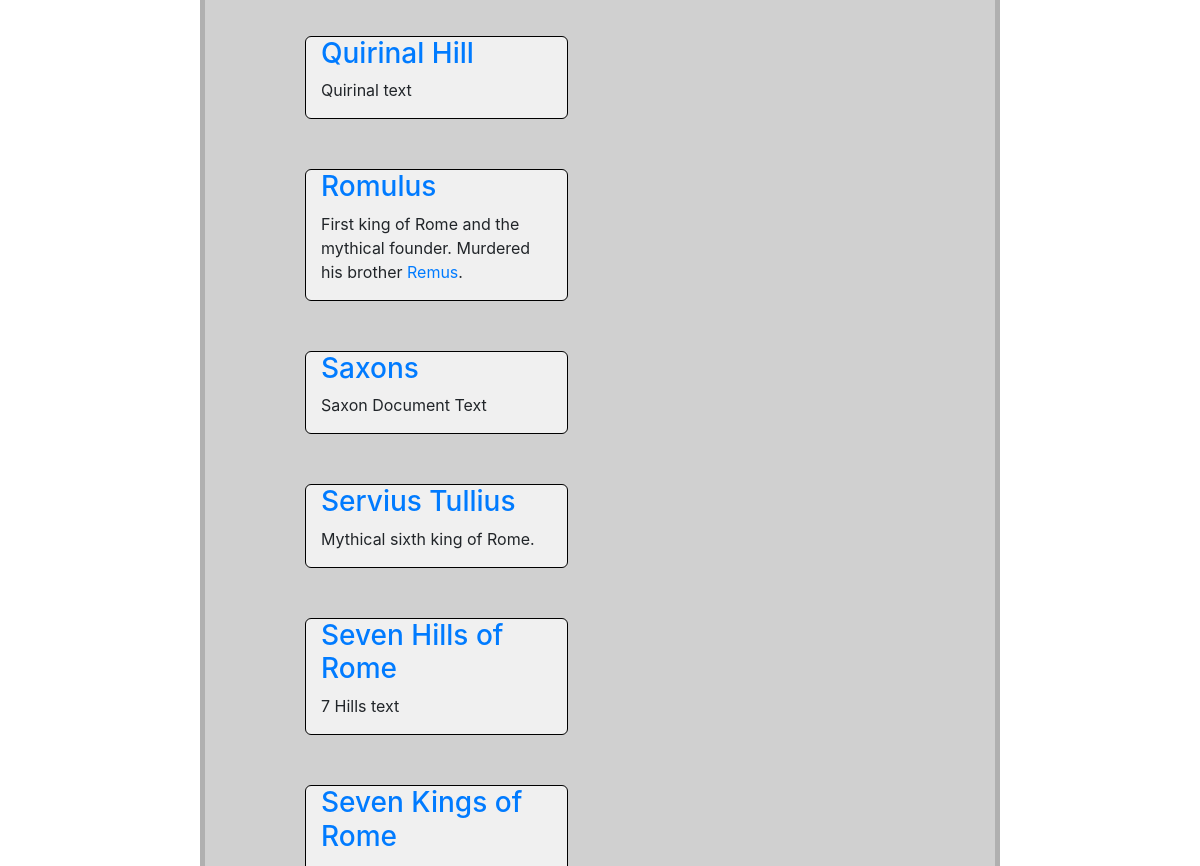
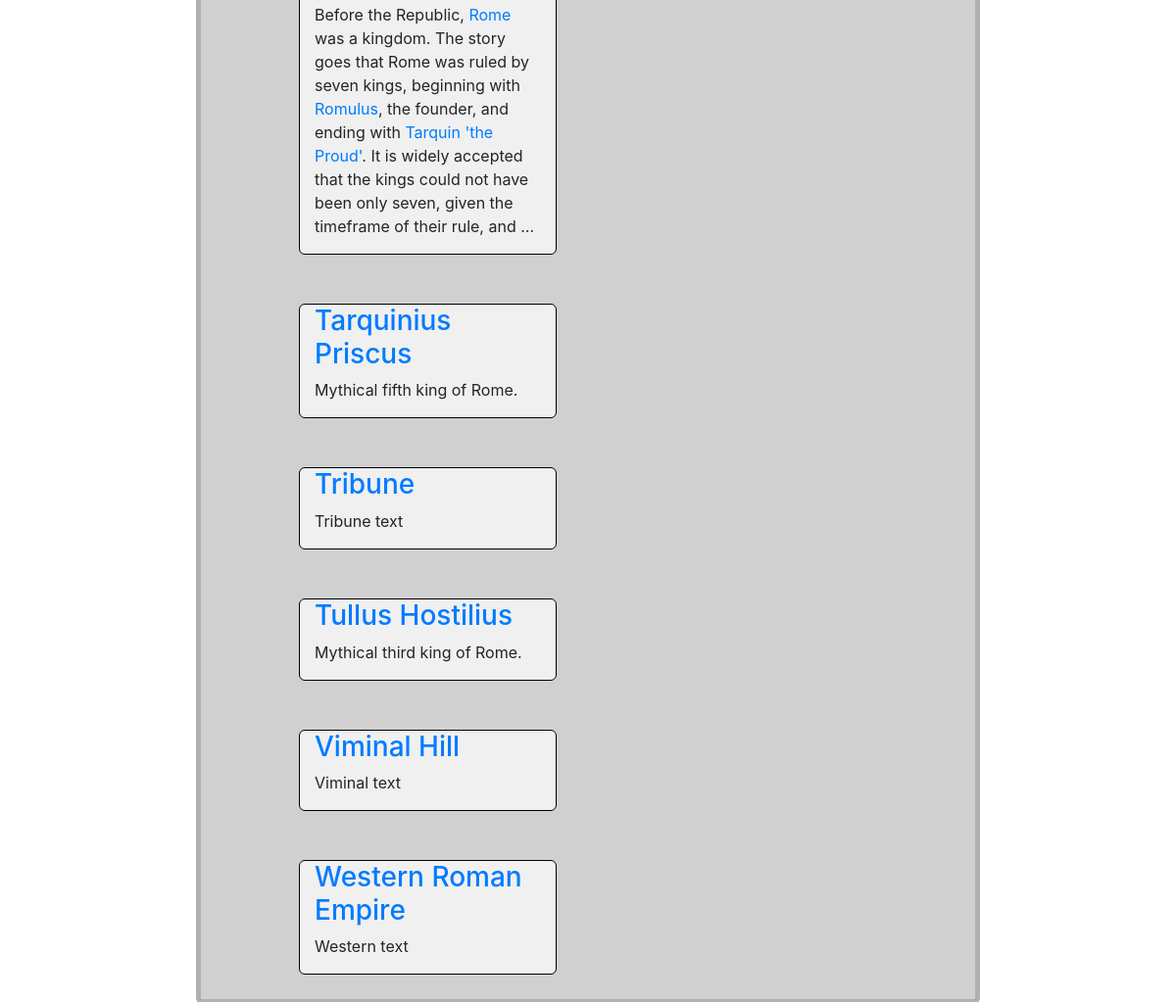
Before: /notesfromxml/portal/History/ (lower part) with the older database file (2 pictures, top to bottom).
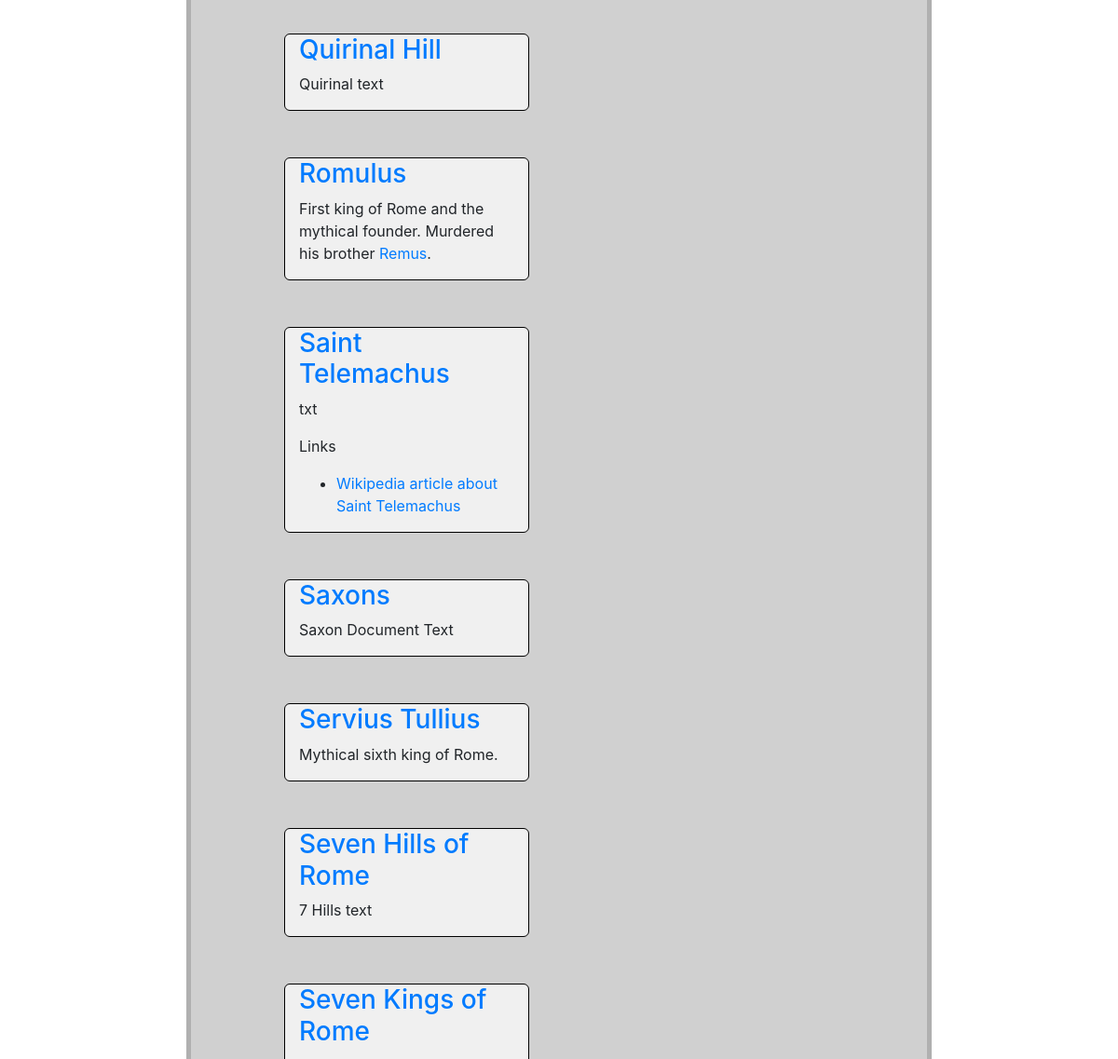
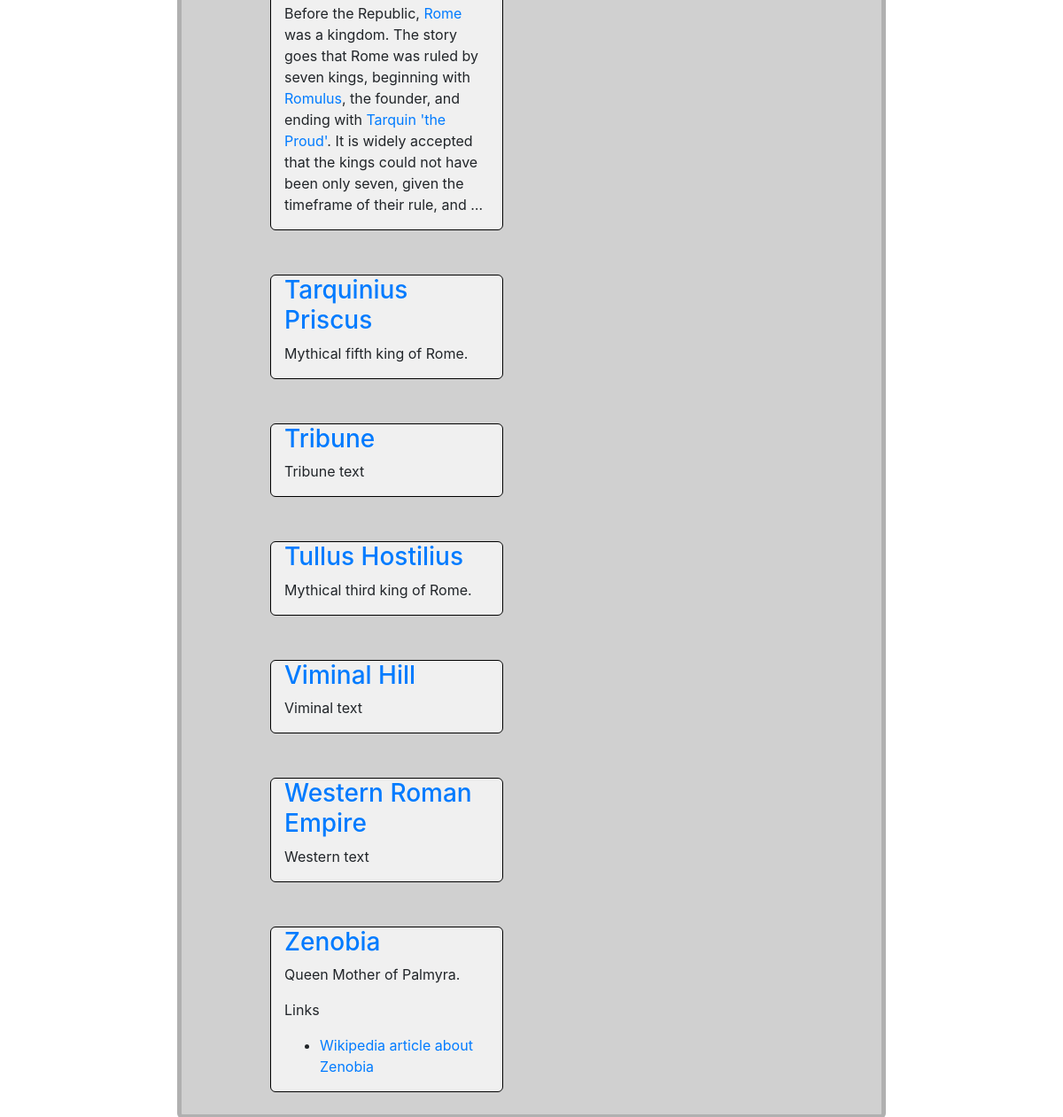
After: the same page with the newer database file (2 pictures, top to bottom).
### notesfromxml/models.py (models this page shows, shortened)
class Document(models.Model):
    document_name = models.TextField()
    document_text = models.TextField()
    document_image = models.ImageField(blank=True)  # This allows only 1 image for each document.
    def get_parsed_text(self):
        from .services import parser
        return parser(self.document_text)

### notesfromxml/views.py (the view)
# urls.py: path('portal/<str:tag>/', views.display_portal, name='display_portal'),
def display_portal(request, tag):
    portal_docs = Document.objects.filter(tagmap__tag__tag_name=tag).order_by('document_name')
    return render(request, 'notesfromxml/display-portal.html',
                  {'documents': portal_docs})

### notesfromxml/services.py (called while the page is built)
def parser(parsed_text):
    parsed_text = hyperlink_parser(parsed_text)
    parsed_text = java_code_parser(parsed_text)
    parsed_text = image_insert_parser(parsed_text)
    parsed_text = links_to_table_parser(parsed_text)
    return parsed_text

def java_code_parser(parsed_text):
    pattern = re.compile(r'\[java\[\[(.*?)\]\]\]', re.DOTALL)
    matches = re.finditer(pattern, parsed_text)
    if matches is not None:
        for match in matches:
            print(match)
            output_with_brackets = match.group()
            output_without_brackets = re.search(pattern, parsed_text).group(1).strip()
            output_with_html = '<pre><code class="language-java" data-lang="java">' + output_without_brackets \
                               + '</code></pre>'
            parsed_text = parsed_text.replace(output_with_brackets, output_with_html)
    return parsed_text

### notesfromxml/templates/notesfromxml/display-portal.html (shortened to what this page needs)
{% extends 'notesfromxml/base.html' %}
{% load static %}
{% load app_filters %}
{% block head_css_page %}
    <link href="{% static 'notesfromxml/css/display-portal.css' %}" rel="stylesheet" media="screen">
{% endblock head_css_page %}
{% block content %}
    <div class="row">
        {% for doc in documents %}
            <div class="document_wrapper col-md-4">
                <h3><a href="{% url 'notesfromxml:display_doc' doc.document_name %}">{{ doc.document_name }}</a></h3>
                <p>{{ doc.get_parsed_text| safe| truncatewords_html:50}}</p>
            </div>
        {% endfor %}
    </div>
{% endblock content %}

Changed rows visible on the page:
added Document: document_name "Saint Telemachus", get_parsed_text "txt Links Wikipedia article about Saint Telemachus"
added Document: document_name "Zenobia", get_parsed_text "Queen Mother of Palmyra. Links Wikipedia article about Zenobia"
